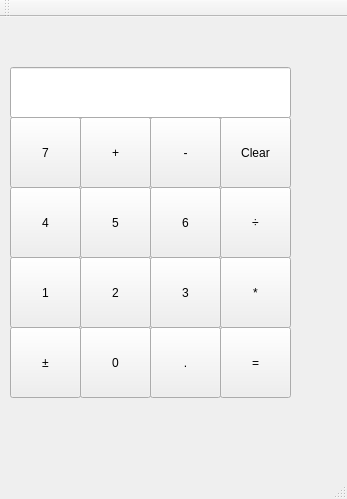
<?xml version="1.0" encoding="UTF-8"?>
<ui version="4.0">
 <class>QtProgramWin</class>
 <widget class="QMainWindow" name="QtProgramWin">
  <property name="geometry">
   <rect>
    <x>0</x>
    <y>0</y>
    <width>347</width>
    <height>499</height>
   </rect>
  </property>
  <property name="windowTitle">
   <string>QtProgramWin</string>
  </property>
  <widget class="QWidget" name="centralWidget">
   <widget class="QPushButton" name="twoButton">
    <property name="geometry">
     <rect>
      <x>80</x>
      <y>240</y>
      <width>71</width>
      <height>71</height>
     </rect>
    </property>
    <property name="text">
     <string>2</string>
    </property>
    <property name="shortcut">
     <string>2</string>
    </property>
   </widget>
   <widget class="QPushButton" name="sevenButton">
    <property name="geometry">
     <rect>
      <x>10</x>
      <y>100</y>
      <width>71</width>
      <height>71</height>
     </rect>
    </property>
    <property name="text">
     <string>7</string>
    </property>
    <property name="shortcut">
     <string>7</string>
    </property>
   </widget>
   <widget class="QPushButton" name="decimalButton">
    <property name="geometry">
     <rect>
      <x>150</x>
      <y>310</y>
      <width>71</width>
      <height>71</height>
     </rect>
    </property>
    <property name="text">
     <string>.</string>
    </property>
    <property name="shortcut">
     <string>.</string>
    </property>
   </widget>
   <widget class="QPushButton" name="additionButton">
    <property name="geometry">
     <rect>
      <x>80</x>
      <y>100</y>
      <width>71</width>
      <height>71</height>
     </rect>
    </property>
    <property name="text">
     <string>+</string>
    </property>
    <property name="shortcut">
     <string>+</string>
    </property>
   </widget>
   <widget class="QPushButton" name="subtractSign">
    <property name="geometry">
     <rect>
      <x>150</x>
      <y>100</y>
      <width>71</width>
      <height>71</height>
     </rect>
    </property>
    <property name="text">
     <string>-</string>
    </property>
    <property name="shortcut">
     <string>-</string>
    </property>
   </widget>
   <widget class="QPushButton" name="sixButton">
    <property name="geometry">
     <rect>
      <x>150</x>
      <y>170</y>
      <width>71</width>
      <height>71</height>
     </rect>
    </property>
    <property name="text">
     <string>6</string>
    </property>
    <property name="shortcut">
     <string>6</string>
    </property>
   </widget>
   <widget class="QPushButton" name="fiveButton">
    <property name="geometry">
     <rect>
      <x>80</x>
      <y>170</y>
      <width>71</width>
      <height>71</height>
     </rect>
    </property>
    <property name="text">
     <string>5</string>
    </property>
    <property name="shortcut">
     <string>5</string>
    </property>
   </widget>
   <widget class="QPushButton" name="signButton">
    <property name="geometry">
     <rect>
      <x>10</x>
      <y>310</y>
      <width>71</width>
      <height>71</height>
     </rect>
    </property>
    <property name="text">
     <string>±</string>
    </property>
   </widget>
   <widget class="QPushButton" name="fourButton">
    <property name="geometry">
     <rect>
      <x>10</x>
      <y>170</y>
      <width>71</width>
      <height>71</height>
     </rect>
    </property>
    <property name="text">
     <string>4</string>
    </property>
    <property name="shortcut">
     <string>4</string>
    </property>
   </widget>
   <widget class="QPushButton" name="multiplyButton">
    <property name="geometry">
     <rect>
      <x>220</x>
      <y>240</y>
      <width>71</width>
      <height>71</height>
     </rect>
    </property>
    <property name="text">
     <string>*</string>
    </property>
    <property name="shortcut">
     <string>*</string>
    </property>
   </widget>
   <widget class="QPushButton" name="zeroButton">
    <property name="geometry">
     <rect>
      <x>80</x>
      <y>310</y>
      <width>71</width>
      <height>71</height>
     </rect>
    </property>
    <property name="text">
     <string>0</string>
    </property>
    <property name="shortcut">
     <string>0</string>
    </property>
   </widget>
   <widget class="QPushButton" name="equalButton">
    <property name="geometry">
     <rect>
      <x>220</x>
      <y>310</y>
      <width>71</width>
      <height>71</height>
     </rect>
    </property>
    <property name="text">
     <string>=</string>
    </property>
    <property name="shortcut">
     <string>Return</string>
    </property>
   </widget>
   <widget class="QPushButton" name="threeButton">
    <property name="geometry">
     <rect>
      <x>150</x>
      <y>240</y>
      <width>71</width>
      <height>71</height>
     </rect>
    </property>
    <property name="text">
     <string>3</string>
    </property>
    <property name="shortcut">
     <string>3</string>
    </property>
   </widget>
   <widget class="QLineEdit" name="resultButton">
    <property name="geometry">
     <rect>
      <x>10</x>
      <y>50</y>
      <width>281</width>
      <height>51</height>
     </rect>
    </property>
   </widget>
   <widget class="QPushButton" name="clearButton">
    <property name="geometry">
     <rect>
      <x>220</x>
      <y>100</y>
      <width>71</width>
      <height>71</height>
     </rect>
    </property>
    <property name="text">
     <string>Clear</string>
    </property>
    <property name="shortcut">
     <string>Backspace</string>
    </property>
   </widget>
   <widget class="QPushButton" name="divisionButton">
    <property name="geometry">
     <rect>
      <x>220</x>
      <y>170</y>
      <width>71</width>
      <height>71</height>
     </rect>
    </property>
    <property name="text">
     <string>÷</string>
    </property>
    <property name="shortcut">
     <string>/</string>
    </property>
   </widget>
   <widget class="QPushButton" name="oneButton">
    <property name="geometry">
     <rect>
      <x>10</x>
      <y>240</y>
      <width>71</width>
      <height>71</height>
     </rect>
    </property>
    <property name="text">
     <string>1</string>
    </property>
    <property name="shortcut">
     <string>1</string>
    </property>
   </widget>
  </widget>
  <widget class="QMenuBar" name="menuBar">
   <property name="geometry">
    <rect>
     <x>0</x>
     <y>0</y>
     <width>347</width>
     <height>26</height>
    </rect>
   </property>
  </widget>
  <widget class="QToolBar" name="mainToolBar">
   <attribute name="toolBarArea">
    <enum>TopToolBarArea</enum>
   </attribute>
   <attribute name="toolBarBreak">
    <bool>false</bool>
   </attribute>
  </widget>
  <widget class="QStatusBar" name="statusBar"/>
 </widget>
 <layoutdefault spacing="6" margin="11"/>
 <resources/>
 <connections/>
</ui>
